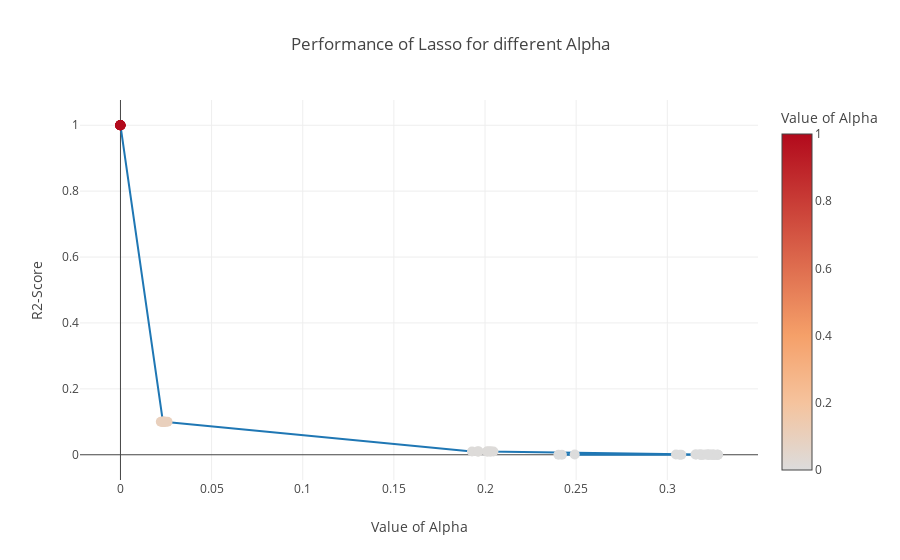

Notebook cell for this chart:
### Code cell
# Plot for Lasso

trace0 = go.Scatter(
    x = df_lasso.lassoR2Score,
    y = df_lasso.alpha,
    mode = 'markers+lines',
    marker=dict(
        size=10,
        color = df_lasso.alpha,
        colorbar=dict(title='Value of Alpha'),
        showscale=True
    )
)

data = [trace0]

layout= go.Layout(
    legend=dict(
        traceorder='normal',
        font=dict(
            size=12,
            color='#000'
        )
    ),
    title= 'Performance of Lasso for different Alpha',
    xaxis= dict(
        title= 'Value of Alpha'
    ),
    yaxis=dict(
        title= 'R2-Score'
    )
)  

fig= go.Figure(data=data, layout=layout)
py.iplot(fig)

### Figure 1 — Plotly figure (JSON) as saved in the notebook; plotly's stock layout.template omitted (floating-point values rounded to 4 significant figures)
{"data": [{"marker": {"color": [1, 1, 1, 1, 1, 1, 1, 1, 1, 1, 0.1, 0.1, 0.1, 0.1, 0.1, 0.1, 0.1, 0.1, 0.1, 0.1, 0.01, 0.01, 0.01, 0.01, 0.01, 0.01, 0.01, 0.01, 0.01, 0.01, 0.001, 0.001, 0.001, 0.001, 0.001, 0.001, 0.001, 0.001, 0.001, 0.001, 0.0001, 0.0001, 0.0001, 0.0001, 0.0001, 0.0001, 0.0001, 0.0001, 0.0001, 0.0001, 0, 0, 0, 0, 0, 0, 0, 0, 0, 0], "colorbar": {"title": {"text": "Value of Alpha"}}, "showscale": true, "size": 10}, "mode": "markers+lines", "type": "scatter", "uid": "86dccbdd-d420-49dd-b6ee-92d4e4b381e2", "x": [-0.0001357, -6.799e-05, -0.0001143, -5.925e-06, -1.813e-11, -0.0001707, -6.596e-05, -1.806e-06, -4.242e-05, -1.126e-05, 0.0233, 0.02324, 0.0226, 0.02349, 0.02406, 0.02432, 0.02476, 0.02215, 0.02583, 0.0237, 0.1928, 0.1958, 0.1963, 0.2012, 0.1965, 0.2033, 0.2022, 0.2046, 0.2029, 0.2012, 0.318, 0.321, 0.2492, 0.3154, 0.3223, 0.3227, 0.3158, 0.3246, 0.3177, 0.3048, 0.3255, 0.3242, 0.2422, 0.3197, 0.3277, 0.3277, 0.3188, 0.3261, 0.3225, 0.3077, 0.3254, 0.3236, 0.2403, 0.3192, 0.3277, 0.3271, 0.3184, 0.3254, 0.3222, 0.3067], "y": [1, 1, 1, 1, 1, 1, 1, 1, 1, 1, 0.1, 0.1, 0.1, 0.1, 0.1, 0.1, 0.1, 0.1, 0.1, 0.1, 0.01, 0.01, 0.01, 0.01, 0.01, 0.01, 0.01, 0.01, 0.01, 0.01, 0.001, 0.001, 0.001, 0.001, 0.001, 0.001, 0.001, 0.001, 0.001, 0.001, 0.0001, 0.0001, 0.0001, 0.0001, 0.0001, 0.0001, 0.0001, 0.0001, 0.0001, 0.0001, 0, 0, 0, 0, 0, 0, 0, 0, 0, 0]}], "layout": {"legend": {"font": {"color": "#000", "size": 12}, "traceorder": "normal"}, "title": {"text": "Performance of Lasso for different Alpha"}, "xaxis": {"title": {"text": "Value of Alpha"}}, "yaxis": {"title": {"text": "R2-Score"}}}}
